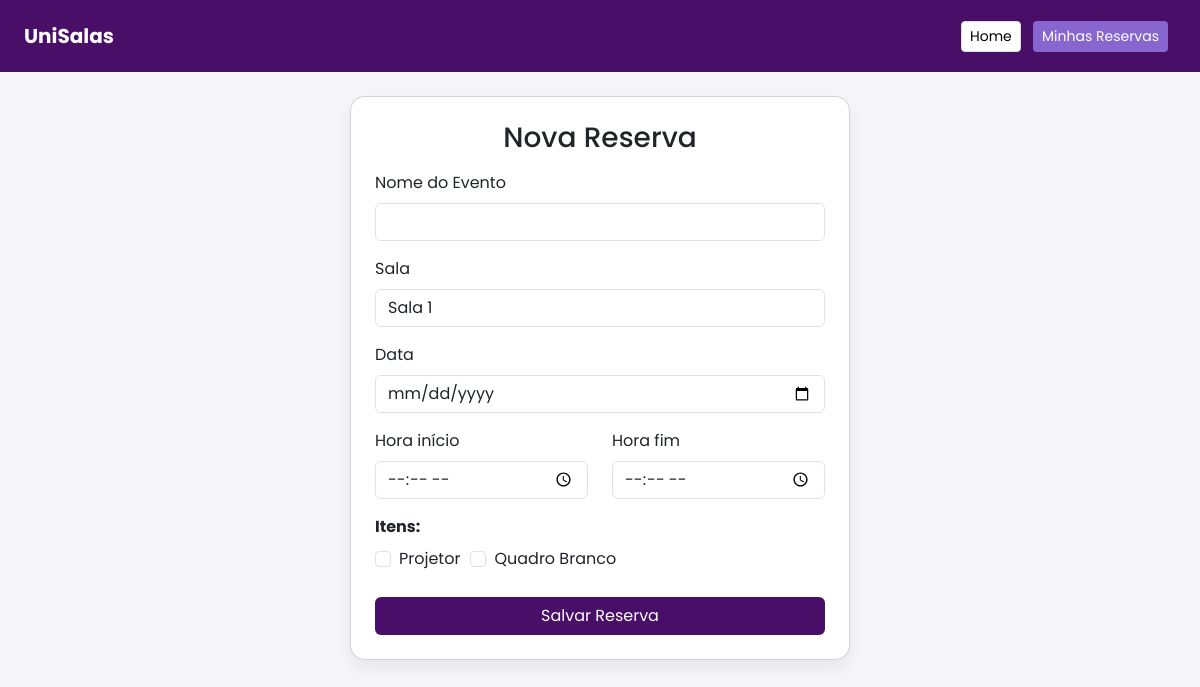
Page /reserva/nova/ (signed in) on the earlier database version.
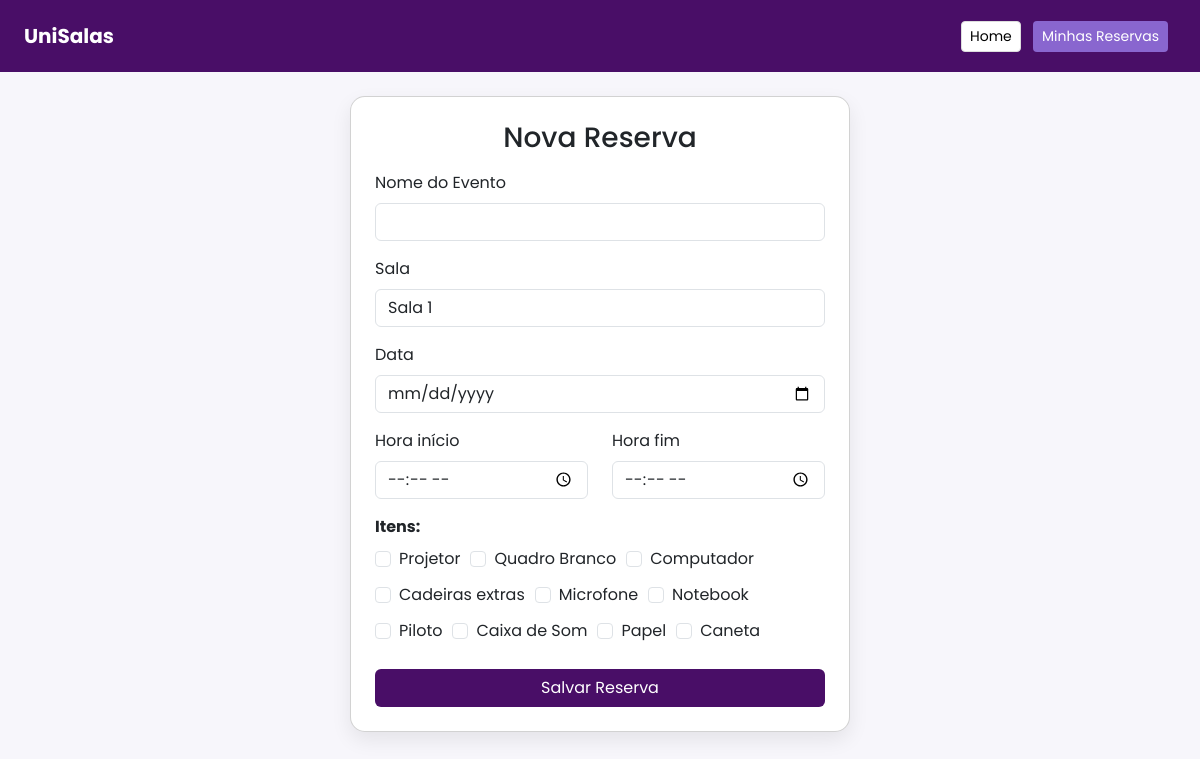
Same page on the later database version.
### core/models.py (models this page shows, shortened)
class Item(models.Model):
    nome = models.CharField(max_length=50)

### core/views.py (the view, shortened to what this page needs)
# urls.py: path('reserva/nova/', views.nova_reserva, name='nova_reserva'),
@login_required
def nova_reserva(request):
    salas = Sala.objects.all()
    itens = Item.objects.all()
    return render(request, 'nova_reserva.html', {'salas': salas, 'itens': itens})

### core/templates/nova_reserva.html (shortened to what this page needs)
{% load static %}
<!DOCTYPE html>
<html lang="pt-br">
<head>
    <link href="https://cdn.jsdelivr.net/npm/bootstrap@5.3.0/dist/css/bootstrap.min.css" rel="stylesheet">
</head>
<body>
<nav class="navbar navbar-expand-lg navbar-custom px-4 py-3 mb-4">
    <a class="navbar-brand fw-bold" href="{% url 'home' %}">UniSalas</a>
    <div class="ms-auto">
        <a href="{% url 'home' %}" class="btn btn-home btn-sm me-2">Home</a>
        <a href="{% url 'minhas_reservas' %}" class="btn btn-minhas btn-sm me-2">Minhas Reservas</a>
    </div>
</nav>
<div class="container d-flex justify-content-center mb-5">
    <div class="card card-form p-4" style="width: 500px;">
        <h3 class="text-center mb-3">Nova Reserva</h3>
        <form method="post">
            <div class="mb-3">
                <label class="form-label">Nome do Evento</label>
                <input type="text" name="nome_evento" class="form-control" required>
            </div>
            <div class="mb-3">
                <label class="form-label">Sala</label>
                <select name="sala" class="form-control" required>
                    {% for sala in salas %}
                        <option value="{{ sala.id }}">{{ sala.nome }}</option>
                    {% endfor %}
                </select>
            </div>
            <div class="mb-3">
                <label class="form-label">Data</label>
                <input type="date" name="data" class="form-control" required>
            </div>
            <div class="row">
                <div class="col-md-6 mb-3">
                    <label class="form-label">Hora início</label>
                    <input type="time" name="hora_inicio" class="form-control" required>
                </div>
                <div class="col-md-6 mb-3">
                    <label class="form-label">Hora fim</label>
                    <input type="time" name="hora_fim" class="form-control" required>
                </div>
            </div>
            <div class="mb-4">
                <label class="form-label"><strong>Itens:</strong></label>
                <div class="d-flex flex-wrap" style="gap: 10px;">
                    {% for item in itens %}
                    <div class="form-check">
                        <input class="form-check-input form-check-input-personalizado" type="checkbox" name="itens" value="{{ item.id }}" id="item{{ item.id }}">
                        <label class="form-check-label" for="item{{ item.id }}">
                            {{ item.nome }}
                        </label>
                    </div>
                    {% endfor %}
                </div>
            </div>
            <button type="submit" class="btn btn-salvar w-100">Salvar Reserva</button>
        </form>
    </div>
</div> </body>
</html>

Differences in the rows shown:
added Item: nome "Computador"
added Item: nome "Cadeiras extras"
added Item: nome "Microfone"
added Item: nome "Notebook"
added Item: nome "Piloto"
added Item: nome "Caixa de Som"
added Item: nome "Papel"
added Item: nome "Caneta"
